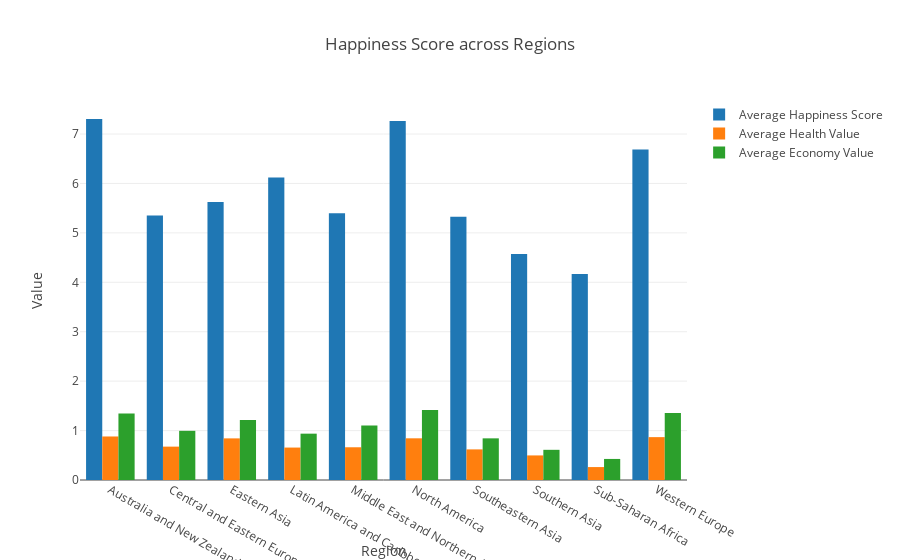

Here is the notebook cell this chart was saved with:
### Code cell
## Bar plot for average Happiness Score

trace1 = go.Bar(
        x= RegionGrouped.index.values,
        y= RegionGrouped["Happiness Score"],
        name = "Average Happiness Score"
)

trace2 = go.Bar(
        x= RegionGrouped.index.values,
        y= RegionGrouped["Health (Life Expectancy)"],
        name = "Average Health Value"
)

trace3 = go.Bar(
        x= RegionGrouped.index.values,
        y= RegionGrouped["Economy (GDP per Capita)"],
        name = "Average Economy Value"
)


data = [trace1, trace2, trace3]

layout = go.Layout(
    title = "Happiness Score across Regions",
    xaxis = dict(
        title = "Region",
    ),
    yaxis = dict(
        title = "Value",
    ),
    barmode = "group"
)

figure = go.Figure(data=data,layout=layout)
iplot(figure)

### Figure 1 — Plotly figure (JSON) as saved in the notebook; plotly's stock layout.template omitted (floating-point values rounded to 4 significant figures)
{"data": [{"name": "Average Happiness Score", "type": "bar", "uid": "db40e252-7f6b-40db-9a5d-726d230bdd7b", "x": ["Australia and New Zealand", "Central and Eastern Europe", "Eastern Asia", "Latin America and Caribbean", "Middle East and Northern Africa", "North America", "Southeastern Asia", "Southern Asia", "Sub-Saharan Africa", "Western Europe"], "y": [7.304, 5.352, 5.625, 6.122, 5.397, 7.263, 5.328, 4.572, 4.17, 6.688]}, {"name": "Average Health Value", "type": "bar", "uid": "8f455a9d-eed3-4801-84ae-7fc69e048681", "x": ["Australia and New Zealand", "Central and Eastern Europe", "Eastern Asia", "Latin America and Caribbean", "Middle East and Northern Africa", "North America", "Southeastern Asia", "Southern Asia", "Sub-Saharan Africa", "Western Europe"], "y": [0.8805, 0.6752, 0.842, 0.6563, 0.6622, 0.8435, 0.6194, 0.4973, 0.2616, 0.8675]}, {"name": "Average Economy Value", "type": "bar", "uid": "f0818680-79f3-4c8a-8d69-f8c1aba8b4a5", "x": ["Australia and New Zealand", "Central and Eastern Europe", "Eastern Asia", "Latin America and Caribbean", "Middle East and Northern Africa", "North America", "Southeastern Asia", "Southern Asia", "Sub-Saharan Africa", "Western Europe"], "y": [1.347, 0.995, 1.215, 0.9376, 1.102, 1.417, 0.8427, 0.6106, 0.4262, 1.358]}], "layout": {"barmode": "group", "title": {"text": "Happiness Score across Regions"}, "xaxis": {"title": {"text": "Region"}}, "yaxis": {"title": {"text": "Value"}}}}
